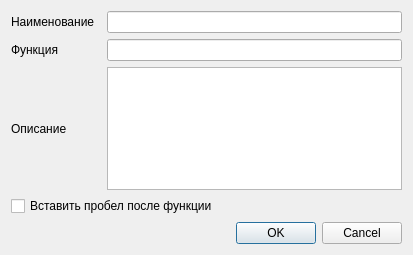
<?xml version="1.0" encoding="UTF-8"?>
<ui version="4.0">
 <class>FunctionDialog</class>
 <widget class="QDialog" name="FunctionDialog">
  <property name="enabled">
   <bool>true</bool>
  </property>
  <property name="geometry">
   <rect>
    <x>0</x>
    <y>0</y>
    <width>413</width>
    <height>255</height>
   </rect>
  </property>
  <property name="windowTitle">
   <string>Dialog</string>
  </property>
  <layout class="QGridLayout" name="gridLayout">
   <item row="4" column="2">
    <widget class="QLineEdit" name="edtFunction"/>
   </item>
   <item row="4" column="0">
    <widget class="QLabel" name="lblFunction">
     <property name="text">
      <string>Функция</string>
     </property>
    </widget>
   </item>
   <item row="6" column="2">
    <widget class="QTextEdit" name="edtDescription"/>
   </item>
   <item row="0" column="0">
    <widget class="QLabel" name="lblName">
     <property name="text">
      <string>Наименование</string>
     </property>
    </widget>
   </item>
   <item row="0" column="2">
    <widget class="QLineEdit" name="edtName"/>
   </item>
   <item row="6" column="0">
    <widget class="QLabel" name="lblDescription">
     <property name="text">
      <string>Описание</string>
     </property>
    </widget>
   </item>
   <item row="8" column="0" colspan="3">
    <widget class="QDialogButtonBox" name="buttonBox">
     <property name="orientation">
      <enum>Qt::Horizontal</enum>
     </property>
     <property name="standardButtons">
      <set>QDialogButtonBox::Cancel|QDialogButtonBox::Ok</set>
     </property>
    </widget>
   </item>
   <item row="7" column="0" colspan="3">
    <widget class="QCheckBox" name="chkHasSpace">
     <property name="text">
      <string>Вставить пробел после функции</string>
     </property>
    </widget>
   </item>
  </layout>
 </widget>
 <resources/>
 <connections>
  <connection>
   <sender>buttonBox</sender>
   <signal>accepted()</signal>
   <receiver>FunctionDialog</receiver>
   <slot>accept()</slot>
   <hints>
    <hint type="sourcelabel">
     <x>248</x>
     <y>254</y>
    </hint>
    <hint type="destinationlabel">
     <x>157</x>
     <y>274</y>
    </hint>
   </hints>
  </connection>
  <connection>
   <sender>buttonBox</sender>
   <signal>rejected()</signal>
   <receiver>FunctionDialog</receiver>
   <slot>reject()</slot>
   <hints>
    <hint type="sourcelabel">
     <x>316</x>
     <y>260</y>
    </hint>
    <hint type="destinationlabel">
     <x>286</x>
     <y>274</y>
    </hint>
   </hints>
  </connection>
 </connections>
</ui>
